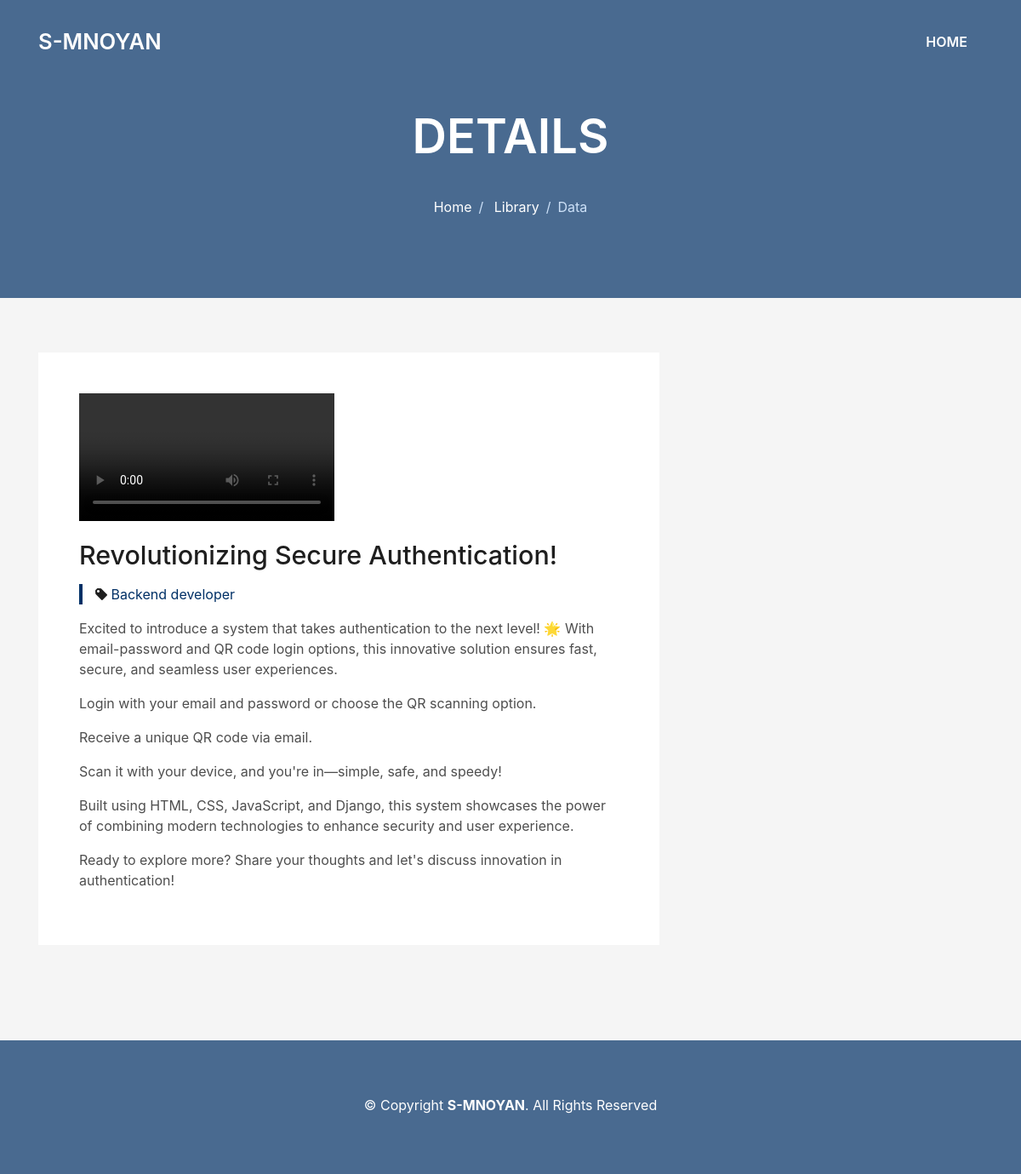
The app's page /post/1/Revolutionizing Secure Authentication!/ with its own data.
### main/models.py (models this page shows, shortened)
class MainInformations(models.Model):
    icon = models.ImageField('Icon',upload_to='Icon',null=True)
    site_name = models.CharField('Site name',max_length=255)
    site_owner = models.CharField('Site owner',max_length=255)
    img_back = models.ImageField('Image')
    profile = models.CharField('Profile',max_length=255)
    email = models.EmailField('Email')
    phone = PhoneNumberField('Phone number',blank=True)
    owner_img = models.ImageField('Owner Image',upload_to='Owner_media',null=True)
    current_work = models.CharField('Current workplace',max_length=255,null=True)
    positions = models.TextField('Positions',null=True)
    address_1 = models.CharField('Address',max_length=255,null=True)
    address_2 = models.CharField('Address',max_length=255,null=True,blank=True)
    class Meta:
        verbose_name = 'Main Info'
        verbose_name_plural = 'Main Infos'

class SubWork(models.Model):
    main_work = models.ForeignKey(Comp_works,on_delete=models.CASCADE,related_name='main_works')
    video = models.FileField('Video',upload_to='videos')

class Comp_works(models.Model):
    position = models.CharField('Position',max_length=255)
    title = models.CharField('Title',max_length=255)
    subtitle = models.TextField('Subtitle')
    img = models.ImageField('Image',upload_to='comp_works')
    class Meta:
        verbose_name ='Completed work'
        verbose_name_plural = 'Completed works'

class SubAbout(models.Model):
    subworkk = models.ForeignKey(SubWork,on_delete=models.CASCADE,related_name='subaboutt')
    text = models.TextField('Text')

### main/views.py (the view)
# urls.py: path('post/<int:id>/<str:title>/',BlogPage,name='blog'),
def BlogPage(request,id,title):
    comp_works = Comp_works.objects.get(id = id,title = title)
    subwork = SubWork.objects.filter(pk = comp_works.id)
    maininfo = MainInformations.objects.first()
    context = {
        'comp_works':comp_works,
        'subwork':subwork,
        'maininfo':maininfo
              }
    return render(request,'blog-single.html',context)

### main/templates/blog-single.html (shortened to what this page needs)
{% load static %}
<!DOCTYPE html>
<html lang="en">
<head>
  <link href="{% static 'lib/bootstrap/css/bootstrap.min.css' %}" rel="stylesheet">
  <link href="{% static 'lib/font-awesome/css/font-awesome.min.css' %}" rel="stylesheet">
  <link href="{% static 'lib/animate/animate.min.css' %}" rel="stylesheet">
  <link href="{% static 'lib/ionicons/css/ionicons.min.css' %}" rel="stylesheet">
  <link href="{% static 'lib/owlcarousel/assets/owl.carousel.min.css' %}" rel="stylesheet">
  <link href="{% static 'lib/lightbox/css/lightbox.min.css' %}" rel="stylesheet">
  <link href="{% static 'css/style.css' %}" rel="stylesheet">
</head>
<body>
  <nav class="navbar navbar-b navbar-trans navbar-expand-md fixed-top" id="mainNav">
    <div class="container">
      <a class="navbar-brand js-scroll" href="{% url 'home' %}">{{ maininfo.site_name }}</a>
      <div class="navbar-collapse collapse justify-content-end" id="navbarDefault">
        <ul class="navbar-nav">
          <li class="nav-item">
            <a class="nav-link js-scroll" href="{% url 'home' %}">Home</a>
          </li>
        </ul>
      </div>
    </div>
  </nav>
  <div class="intro intro-single route bg-image"">
    <div class="overlay-mf"></div>
    <div class="intro-content display-table">
      <div class="table-cell">
        <div class="container">
          <h2 class="intro-title mb-4">Details</h2>
          <ol class="breadcrumb d-flex justify-content-center">
            <li class="breadcrumb-item">
              <a href="{% url 'home' %}">Home</a>
            </li>
            <li class="breadcrumb-item">
              <a href="{% url 'home' %}">Library</a>
            </li>
            <li class="breadcrumb-item active">Data</li>
          </ol>
        </div>
      </div>
    </div>
  </div>
  <section class="blog-wrapper sect-pt4" id="blog">
    <div class="container">
      <div class="row">
        <div class="col-md-8">
          {% for j in comp_works.main_works.all %}
          <div class="post-box">
            <div class="post-thumb">
              <video src="{{ j.video.url }}" class="img-fluid" alt="" controls>
            </div>
            <div class="post-meta">
              <h1 class="article-title">{{ comp_works.title }}</h1>
              <ul>
                <li>
                  <span class="ion-pricetag"></span>
                  <a href="#">{{ comp_works.position }}</a>
                </li>
              </ul>
            </div>
            <div class="article-content">
              {% for k in j.subaboutt.all %}
              <p>
                {{ k.text }}
              </p>
              {% endfor %}
              {% endfor %}
            </div>
          </div>
       </div>
      </div>
    </div>
  </section>
  <section class="paralax-mf footer-paralax bg-image sect-mt4 route" >
    <div class="overlay-mf"></div>
    <footer>
      <div class="container">
        <div class="row">
          <div class="col-sm-12">
            <div class="copyright-box">
              <p class="copyright">&copy; Copyright <strong>{{ maininfo.site_name }}</strong>. All Rights Reserved</p>
            </div>
          </div>
        </div>
      </div>
    </footer>
  </section>
</body>
</html>

### main/static/css/style.css (style rules this page uses)
body { background-color: #f5f5f5; color: #4e4e4e; }
h1, h2, h3, h4, h5, h6 { color: #1e1e1e; }
a { color: #1e1e1e; transition: all 0.5s ease-in-out; }
.box-shadow, .paralax-mf, .service-box, .work-box, .card-blog { box-shadow: 0 13px 8px -10px rgba(0, 0, 0, 0.1); }
.bg-image { background-repeat: no-repeat; background-attachment: fixed; background-size: cover; background-position: center center; }
.overlay-mf { background-color: #003066; }
.overlay-mf { position: absolute; top: 0; left: 0px; padding: 0; height: 100%; width: 100%; opacity: .7; }
.paralax-mf { position: relative; padding: 8rem 0; }
.display-table { width: 100%; height: 100%; display: table; }
.table-cell { display: table-cell; vertical-align: middle; }
.sect-pt4 { padding-top: 4rem; }
.sect-mt4 { margin-top: 4rem; }
.ul-resect, .socials ul, .list-ico, .blog-wrapper .post-meta ul, .box-comments .list-comments, .widget-sidebar .list-sidebar, .widget-tags ul { list-style: none; padding-left: 0; margin-bottom: 0; }
.navbar-b { transition: all .5s ease-in-out; background-color: transparent; padding-top: 1.563rem; padding-bottom: 1.563rem; }
.navbar-b.navbar-trans .nav-item, .navbar-b.navbar-reduce .nav-item { position: relative; padding-right: 10px; padding-left: 0; }
.navbar-b.navbar-trans .nav-link, .navbar-b.navbar-reduce .nav-link { color: #fff; text-transform: uppercase; font-weight: 600; }
.navbar-b.navbar-trans .nav-link:before, .navbar-b.navbar-reduce .nav-link:before { content: ''; position: absolute; margin-left: 0px; width: 0%; bottom: 0; left: 0; height: 2px; transition: all 500ms ease; }
.navbar-b.navbar-trans .nav-link:before { background-color: #fff; }
.navbar-b .navbar-brand { color: #fff; font-size: 1.6rem; font-weight: 600; }
.intro { height: 100vh; position: relative; color: #fff; }
.intro .intro-content { text-align: center; position: absolute; }
.intro .intro-title { color: #fff; font-weight: 600; font-size: 3rem; }
.intro-single { height: 350px; }
.intro-single .intro-content { margin-top: 30px; }
.intro-single .intro-title { text-transform: uppercase; font-size: 3rem; }
.intro-single .breadcrumb { background-color: transparent; color: #003066; }
.intro-single .breadcrumb .breadcrumb-item:before { color: #cde1f8; }
.intro-single .breadcrumb .breadcrumb-item.active { color: #cde1f8; }
.intro-single .breadcrumb a { color: #fff; }
.post-box, .form-comments, .box-comments, .widget-sidebar { padding: 2rem; background-color: #fff; margin-bottom: 3rem; }
.blog-wrapper .article-title { font-size: 1.5rem; }
.blog-wrapper .post-meta { margin: 1rem 0; }
.blog-wrapper .post-meta ul { border-left: 4px solid #003066; margin-top: 1rem; }
.blog-wrapper .post-meta ul li { display: inline-block; margin-left: 15px; }
.blog-wrapper .post-meta ul a { color: #003066; }
.blog-wrapper .post-meta ul span { color: #1e1e1e; }
.footer-paralax { padding: 4rem 0 0 0; }
footer { text-align: center; color: #fff; padding-bottom: 4rem; }
footer .copyright { margin-bottom: .3rem; }
@media (min-width: 768px) { .navbar-b.navbar-trans .nav-item, .navbar-b.navbar-reduce .nav-item { padding-left: 10px; } }
@media (min-width: 768px) { .navbar-b.navbar-trans .nav-link:before, .navbar-b.navbar-reduce .nav-link:before { margin-left: 18px; } }
@media (min-width: 768px) { .intro .intro-title { font-size: 4.5rem; } }
@media (min-width: 768px) { .intro-single .intro-title { font-size: 3.5rem; } }
@media (min-width: 768px) { .post-box, .form-comments, .box-comments, .widget-sidebar { padding: 3rem; } }
@media (min-width: 768px) { .blog-wrapper .article-title { font-size: 1.9rem; } }

### records on screen
MainInformations: site_name "S-MNOYAN"
Comp_works: title "Revolutionizing Secure Authentication!", position "Backend developer"
SubAbout: text "Excited to introduce a system that takes authentication to the next level! 🌟 With email-password and QR code login options, this innovative solution ensures fast, secure, and seamless user experiences."
SubAbout: text "Login with your email and password or choose the QR scanning option."
SubAbout: text "Receive a unique QR code via email."
SubAbout: text "Scan it with your device, and you're in—simple, safe, and speedy!"
SubAbout: text "Built using HTML, CSS, JavaScript, and Django, this system showcases the power of combining modern technologies to enhance security and user experience."
SubAbout: text "Ready to explore more? Share your thoughts and let's discuss innovation in authentication!"
